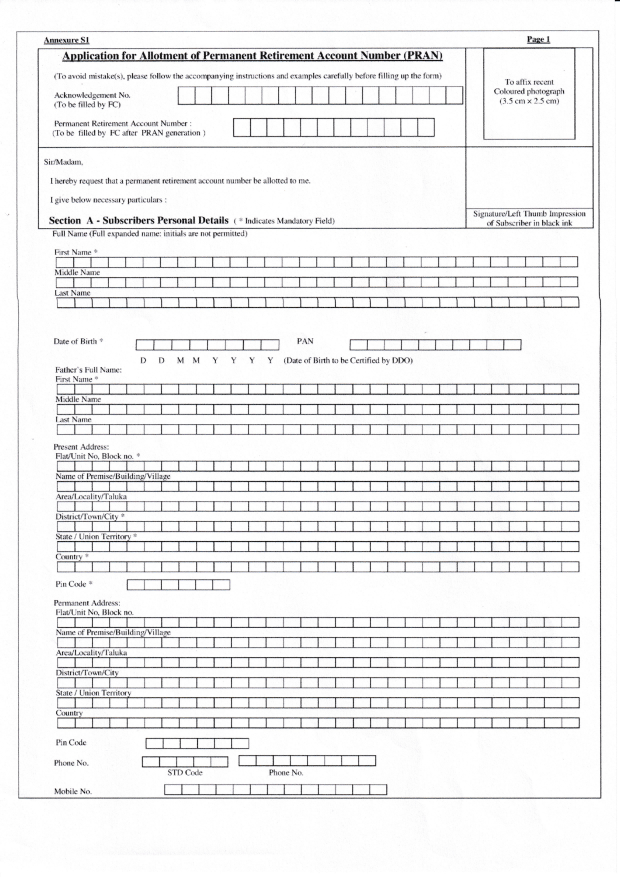
#> input picture Image_Processing/nonfilled_300.jpg, 2480 x 3508 px (shown at 1/4 size)
$ jupyter execute --allow-errors 'Image Proc.ipynb'   (older library calls are emulated)
#> lines starting #> are read from the running program, lines starting #| are printed output that depends on the picture; after the words box and inside, x2 and y2 are one past the last pixel; in counts of white or black regions, pixels touching at a corner belong together
[cell 1]
import cv2
import numpy as np
from keras.preprocessing import image as im
from keras import backend as k
import tensorflow as tf
from keras.models import load_model
#> (the rest of this cell did not finish here and is left out)

[cell 2]
# Get tags from non-filled image
def traverseCroppedSections():
    labelList = []
    for x, y, w, h in coordinates:
        croppedSection = cropImage(x, y, w, h, nonfilledimage)
        #label = tesseract.image_to_string(croppedSection)
        #labelList.append(label)
    # push these labels to database along with the coordinates and index

# Cropping the image
def cropImage(x, y, w, h, image):
    # Crop image here
    croppedImage = image[y:y + h,x:x + w]
    return croppedImage

# function to match template
def templateMatching(wholeimage, template):
    result = cv2.matchTemplate(wholeimage, template, cv2.TM_CCOEFF)
    min_val, max_val, min_loc, max_loc = cv2.minMaxLoc(result)
    return max_loc[0], max_loc[1]

# cropping and setdifferencing function
def getNonfilledCroppedSections(coordinates):
    for x, y, w, h in coordinates:
        # cropping non filled image
        nonfilledcroppedsection = cropImage(x, y, w, h, nonfilledimage)
        cv2.imshow('nonfilledcroppedsection', nonfilledcroppedsection)
        cv2.waitKey(0)

        #dilating
        nonfilledcroppedsectiondilated = cropImage(x, y, w, h, nonfilledimagedilated)

        crop_h = nonfilledcroppedsection.shape[0]
        crop_w = nonfilledcroppedsection.shape[1]

        crop_x, crop_y = templateMatching(filledimage, nonfilledcroppedsection)

        # cropping the matched template from filled image
        filledcroppedsection = cropImage(crop_x, crop_y, crop_w, crop_h, filledimage)

        # subtracting nonfilled image from filled image
        setDifference = np.subtract(filledcroppedsection, nonfilledcroppedsection)
        cv2.imshow('setDifference', setDifference)
        cv2.waitKey(0)

        #setDifference = cv2.medianBlur(setDifference, 3)

        setDifference = cv2.erode(setDifference, np.ones((3, 3), np.uint8), iterations=1)
        cv2.imshow('setDifferenceeroded', setDifference)
        cv2.waitKey(0)

        converted_to_text = ocr(setDifference)
        print("converted_to_text")


def ocr(image):
    # detecting edges in the image
    image_edges = cv2.Canny(image, 30, 150)

    # dilating image to detect individual lines
    kernel_line = np.ones((10, 80), np.uint8)
    dilated_line = cv2.dilate(image_edges, kernel_line, iterations=1)

    # finding contours of the line
    im2, ctrs_line, hier = cv2.findContours(dilated_line.copy(), cv2.RETR_EXTERNAL, cv2.CHAIN_APPROX_SIMPLE)
    sorted_ctrs_line = sorted(ctrs_line, key=lambda ctr: cv2.boundingRect(ctr)[1])

    # list of words
    word_list = []

    for i, ctr_line in enumerate(sorted_ctrs_line):
        # getting coordinates of the line contour
        line_x, line_y, line_w, line_h = cv2.boundingRect(ctr_line)

        # if condition for removing unnecessary contours
        if line_w * line_h < 10000:
            continue

        line = cropImage(line_x, line_y, line_w, line_h, image)
        cv2.imshow('line', line)
        cv2.waitKey(0)

        # detecting edges in the image
        line_edges = cv2.Canny(line, 30, 150)

        # dilating line to detect individual words
        kernel_word = np.ones((10, 55), np.uint8)
        dilated_word = cv2.dilate(line_edges, kernel_word, iterations=1)

        # finding contours of the word
        im2, ctrs_word, hier = cv2.findContours(dilated_word.copy(), cv2.RETR_EXTERNAL, cv2.CHAIN_APPROX_SIMPLE)
        sorted_ctrs_word = sorted(ctrs_word, key=lambda ctr: cv2.boundingRect(ctr)[0])

        for i, ctr_word in enumerate(sorted_ctrs_word):
            # getting coordinates of the word contour
            word_x, word_y, word_w, word_h = cv2.boundingRect(ctr_word)

            # if condition for removing unnecessary contours
            if word_w * word_h < 2500:
                continue

            word = cropImage(word_x, word_y, word_w, word_h, line)
            cv2.imshow('word', word)
            cv2.waitKey(0)

            # detecting edges in the image
            word_edges = cv2.Canny(word, 30, 150)

            # dilating word to detect individual characters
            kernel_char = np.ones((15, 15), np.uint8)
            dilated_char = cv2.dilate(word, kernel_char, iterations=1)

            # finding contours of the characters
            im2, ctrs_char, hier = cv2.findContours(dilated_char.copy(), cv2.RETR_EXTERNAL, cv2.CHAIN_APPROX_SIMPLE)
            sorted_ctrs_char = sorted(ctrs_char, key=lambda ctr: cv2.boundingRect(ctr)[0])

            # list of words
            character_list = []

            for i, ctr_char in enumerate(sorted_ctrs_char):
                # getting coordinates of the character contour
                char_x, char_y, char_w, char_h = cv2.boundingRect(ctr_char)

                # if condition for removing unnecessary contours
                if char_w * char_h < 180:
                    continue

                charac = cropImage(char_x, char_y, char_w, char_h, word)
                cv2.imshow('charac', charac)
                cv2.waitKey(0)
                cv2.destroyAllWindows()

[cell 3]
nonfilledimage = cv2.imread('nonfilled_300.jpg',0)
#> nonfilledimage: shape (3508, 2480); min 0, max 255, mean 239
nonfilledimage = cv2.threshold(nonfilledimage, 100, 255, cv2.THRESH_BINARY_INV + cv2.THRESH_OTSU)[1]
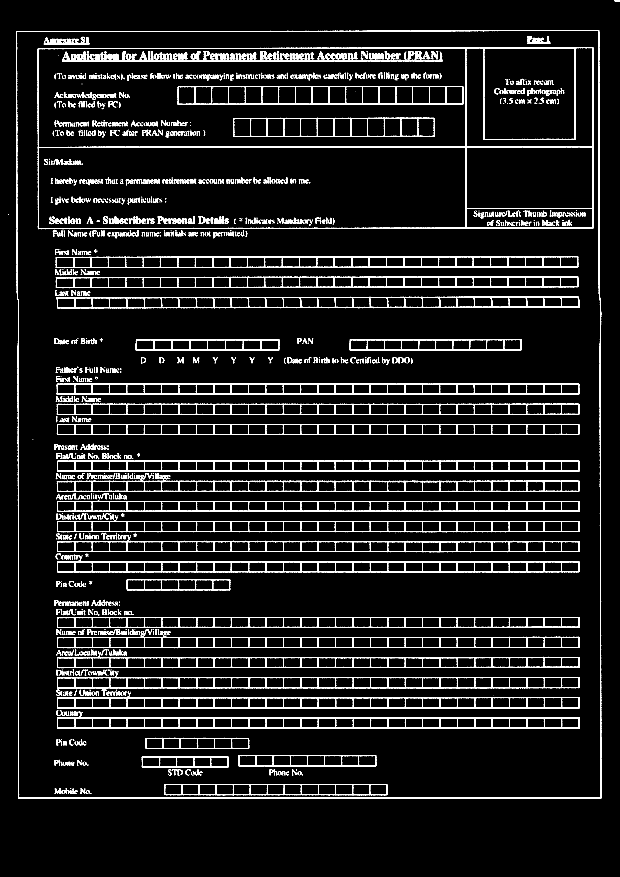
#> nonfilledimage: shape (3508, 2480) (shown at 1/4 size); 6.7% white; 1870 white regions (600 under 20 px), largest, box (x1, y1, x2, y2) and area: (150, 189, 2375, 917) 35649, (65, 121, 2406, 3195) 30105, (228, 2141, 2318, 2209) 20887

nonfilledimagedilated = nonfilledimage.copy()
nonfilledimagedilated = cv2.dilate(nonfilledimagedilated, np.ones((2, 2), np.uint8), iterations=4)
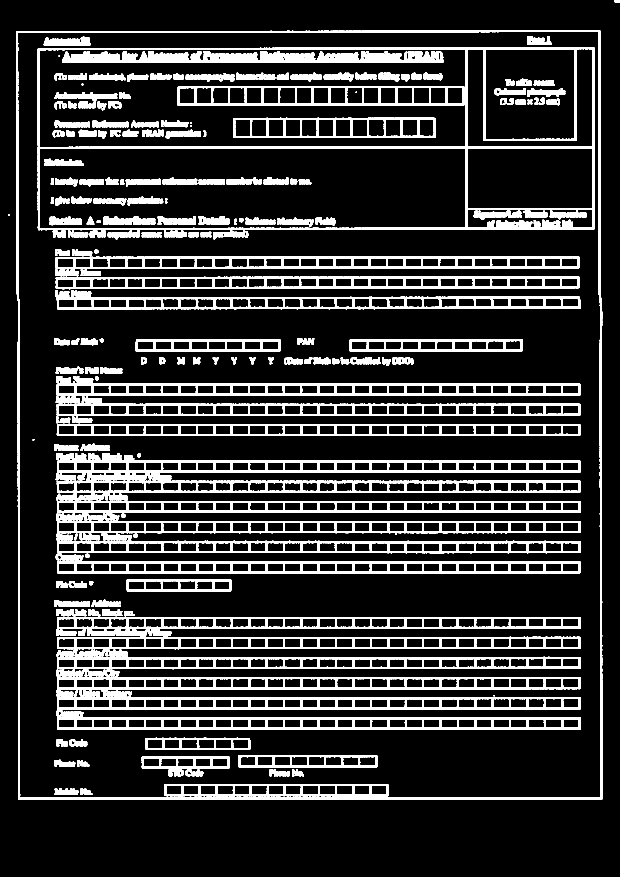
#> nonfilledimagedilated: shape (3508, 2480) (shown at 1/4 size); 15.6% white; 290 white regions, largest, box (x1, y1, x2, y2) and area: (150, 189, 2379, 921) 81265, (65, 121, 2410, 3199) 78180, (249, 204, 1776, 252) 50397

filledimage = cv2.imread('filled_300.jpg',0)
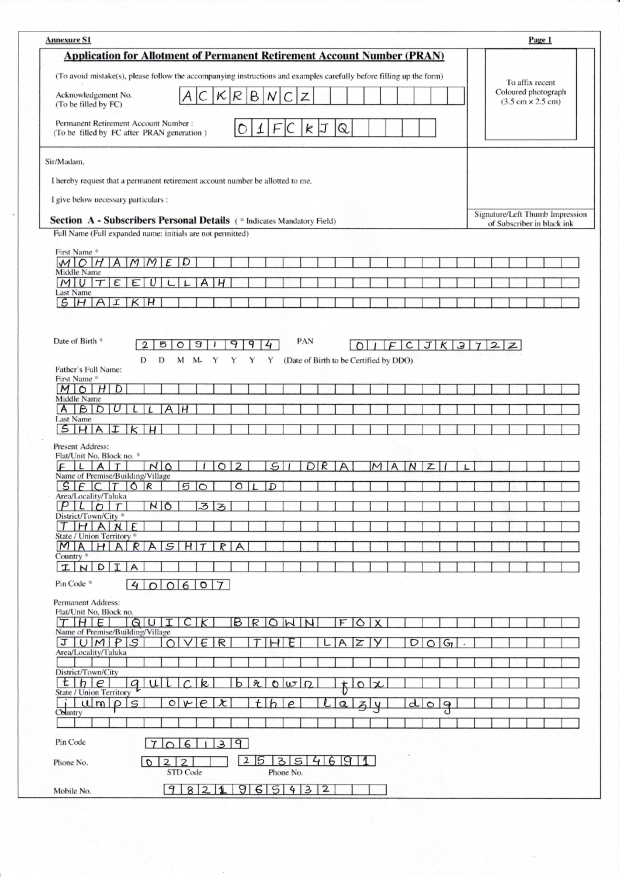
#> input picture Image_Processing/filled_300.jpg, 2480 x 3508 px (shown at 1/4 size)
#> filledimage: shape (3508, 2480); min 0, max 255, mean 237.1
filledimage = cv2.threshold(filledimage, 100, 255, cv2.THRESH_BINARY_INV + cv2.THRESH_OTSU)[1]
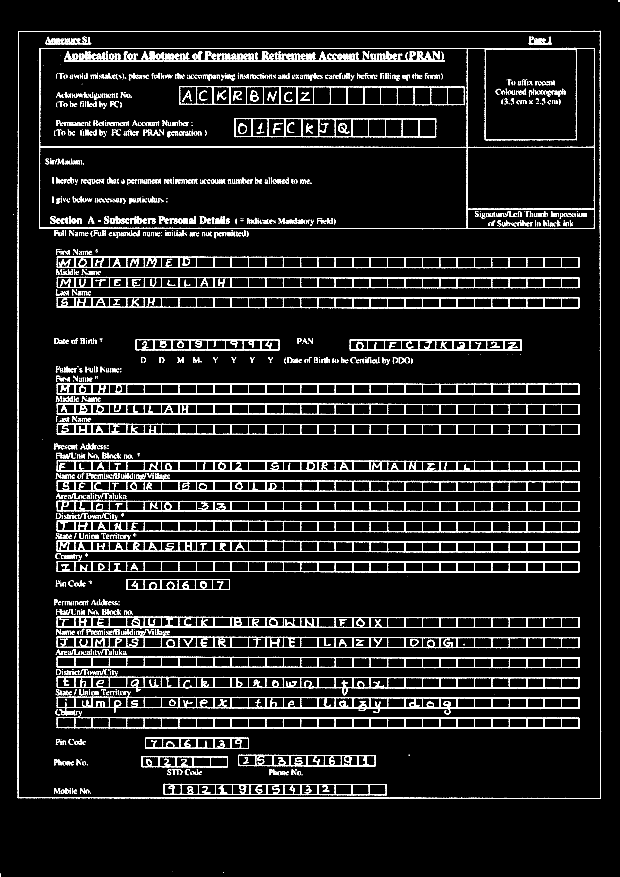
#> filledimage: shape (3508, 2480) (shown at 1/4 size); 7.3% white; 2140 white regions (720 under 20 px), largest, box (x1, y1, x2, y2) and area: (156, 191, 2380, 917) 34922, (70, 123, 2405, 3196) 29947, (227, 2765, 2318, 2861) 23910

coordinates = [[196,336,1656,119],[191,981,2137,94],[181,1149,2152,104],[920,2999,620,119],[176,1298,977,128]]

getNonfilledCroppedSections(coordinates)
#> the loop in getNonfilledCroppedSections, `for x, y, w, h in coordinates:` made 5 passes
#> (min_val in templateMatching, max_val in templateMatching, min_loc in templateMatching, crop_x, crop_y) on passes 1 to 5: (-110329872, 656459264, (311, 125), 202, 337), (-161636128, 759992256, (63, 202), 196, 1489), (-218030080, 936152512, (59, 209), 181, 1149), (-57961904, 319266976, (1098, 125), 918, 2999), (-80118680, 321582048, (280, 190), 176, 1297)
#> pass 1, in cropImage, `croppedImage = image[y:y + h,x:x + w]`:
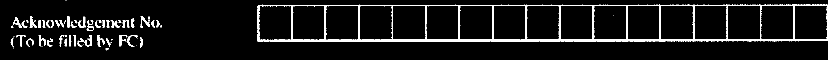
#> croppedImage: shape (119, 1656) (shown at 1/2 size); 7.1% white; 68 white regions (22 under 20 px), largest, box (x1, y1, x2, y2) and area: (515, 9, 1656, 83) 10464, (280, 33, 300, 55) 154, (59, 33, 74, 56) 153
#> pass 1, in cropImage (call 2), `croppedImage = image[y:y + h,x:x + w]`:
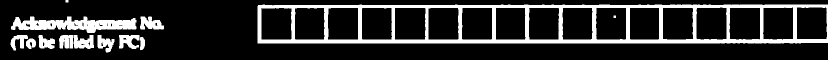
#> croppedImage: shape (119, 1656) (shown at 1/2 size); 17.9% white; 13 white regions, largest, box (x1, y1, x2, y2) and area: (515, 9, 1656, 87) 24943, (22, 33, 273, 66) 4736, (280, 33, 328, 59) 854
#> pass 1, in templateMatching, `result = cv2.matchTemplate(wholeimage, template, cv2.TM_CCOEFF)`:
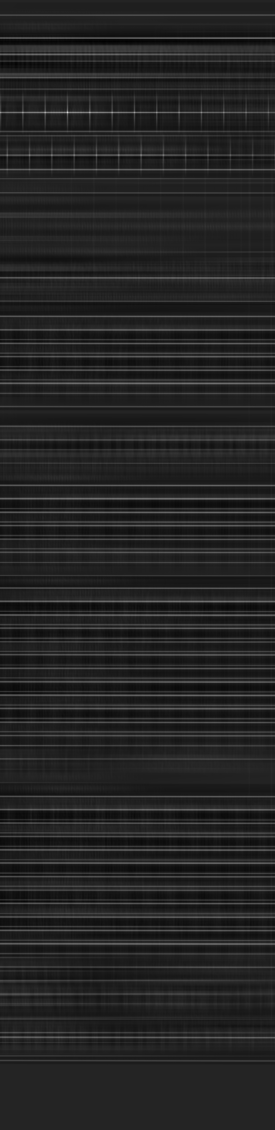
#> result: shape (3390, 825) float32 (shown at 1/3 size); min -110329872, max 656459264, mean -496522.1; drawn with min black and max white
#> pass 1, in cropImage (call 3), `croppedImage = image[y:y + h,x:x + w]`:
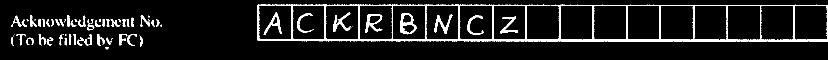
#> croppedImage: shape (119, 1656) (shown at 1/2 size); 8.5% white; 72 white regions (19 under 20 px), largest, box (x1, y1, x2, y2) and area: (515, 9, 1656, 84) 10098, (800, 26, 833, 69) 560, (869, 28, 905, 68) 449
#> after the loop in getNonfilledCroppedSections, `for x, y, w, h in coordinates:`:
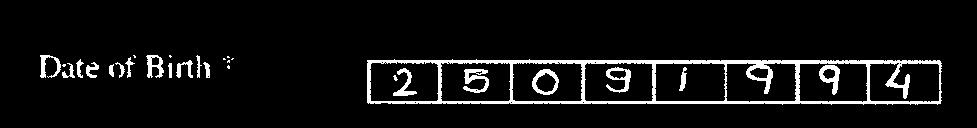
#> filledcroppedsection: shape (128, 977); 6.6% white; 28 white regions (9 under 20 px), largest, box (x1, y1, x2, y2) and area: (367, 59, 942, 105) 5500, (463, 69, 489, 93) 320, (819, 65, 840, 95) 284
#> after the loop in getNonfilledCroppedSections, `for x, y, w, h in coordinates:`:
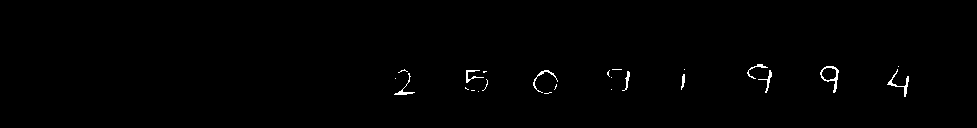
#> setDifference: shape (128, 977); 0.61% white in thin lines or dots, all inside (x1, y1, x2, y2) = (394, 64, 909, 97)

cv2.destroyAllWindows()
